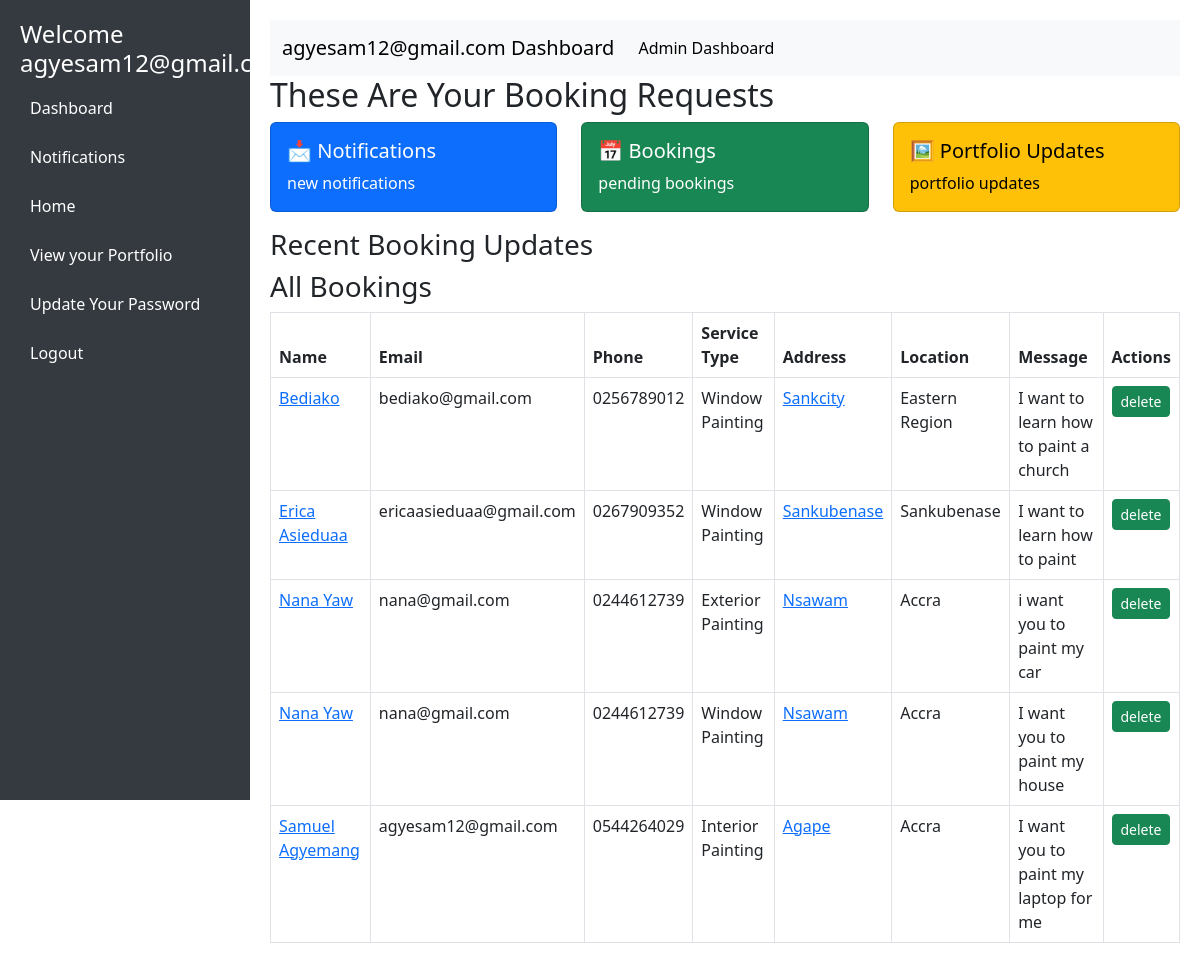
Page /booking_requests (signed in) on the committed database.
### paint/models.py (models this page shows, shortened)
class User(AbstractUser):
    user_id = IntegerIDField(unique=True, editable=False, primary_key=True)
    full_name = models.CharField(max_length=60, null=True, blank=True)
    photo = ResizedImageField(size=[500, 500], default='media/user.jpg', upload_to='users/')
    phone_number = models.CharField(max_length=20, blank=False, null=True)
    address = models.CharField(max_length=255, blank=False, null=True)
    email = models.EmailField(blank=False, unique=True, null=True)
    is_user = models.BooleanField(default=False)
    is_worker = models.BooleanField(default=False)
    is_admin = models.BooleanField(default=False)
    is_verified = models.BooleanField(default=False)
    bio = CKEditor5Field(config_name='extends', max_length=200, blank=True, default="Hi there,...")
    otp = models.CharField(max_length=4, blank=True, null=True)
    allow_sms = models.BooleanField(default=True)
    USERNAME_FIELD = 'email'
    REQUIRED_FIELDS = ['username']

class ContactRequest(models.Model):
    contact_request_id = IntegerIDField(unique=True, editable=False, primary_key=True)
    name = models.CharField(max_length=255)
    email = models.EmailField()
    phone = models.CharField(max_length=15, blank=True, null=True)
    service_type = models.CharField(max_length=100, choices=BOOKING_SERVICE_TYPE, default='Cabinet Painting')
    address = models.CharField(max_length=200, null=True, blank=True)
    location = models.CharField(max_length=200, null=True, blank=True)
    message = models.TextField(null=True)
    created_at = models.DateTimeField(auto_now_add=True)
    class Meta:
        ordering = ['-created_at']

### paint/views.py (the view)
# urls.py: path('booking_requests', views.booking_requests, name='booking_requests'),
def booking_requests(request):
    if not request.user.is_admin:
        messages.info(request, f"You are not authorized to access this page")
        return redirect("signin")
    bookings  = ContactRequest.objects.all()
    context = {'bookings':bookings}
    return render(request, 'bookings.html', context)

### paint/templates/bookings.html (shortened to what this page needs)
<!DOCTYPE html>
<html lang="en">
<head>
    <link href="https://cdn.jsdelivr.net/npm/bootstrap@5.3.0/dist/css/bootstrap.min.css" rel="stylesheet">
</head>
<body>
    <div class="sidebar">
        <h4>Welcome {{request.user.email}}</h4>
        <a href="{% url 'admin_dashboard' %}">Dashboard</a>
        <a href="{% url 'DisplayNotifications' %}">Notifications</a>
        <a href="{% url 'home' %}">Home</a>
        <a href="{% url 'portfolio_lists' %}">View your Portfolio</a>
        <a href="{% url 'update_password' %}">Update Your Password</a>
        <a href="{% url 'signout' %}">Logout</a>
    </div>
    <div class="content">
        <nav class="navbar navbar-expand-lg navbar-light bg-light">
            <div class="container-fluid">
                <a class="navbar-brand" href="#">{{request.user.email}} Dashboard</a>
                <div class="collapse navbar-collapse" id="navbarSupportedContent">
                    <ul class="navbar-nav me-auto mb-2 mb-lg-0">
                        <li class="nav-item">
                            <a class="nav-link active" aria-current="page" href="{% url 'admin_dashboard' %}">Admin Dashboard</a>
                        </li>
                    </ul>
                    <ul class="navbar-nav ms-auto mb-2 mb-lg-0">
                        <li class="nav-item">
                            <a class="nav-link position-relative notification-icon" href="{% url 'DisplayNotifications' %}">
                            </a>
                        </li>
                    </ul>
                </div>
            </div>
        </nav>
        <h2 id="dashboard">These Are Your Booking Requests</h2>
        <div class="row">
            <div class="col-md-4">
                <div class="card text-bg-primary mb-3">
                    <div class="card-body">
                        <h5 class="card-title">📩 Notifications</h5>
                        <p class="card-text">{{ total_notifications }} new notifications</p>
                    </div>
                </div>
            </div>
            <div class="col-md-4">
                <div class="card text-bg-success mb-3">
                    <div class="card-body">
                        <h5 class="card-title">📅 Bookings</h5>
                        <p class="card-text">{{ pending_bookings.count }} pending bookings</p>
                    </div>
                </div>
            </div>
            <div class="col-md-4">
                <div class="card text-bg-warning mb-3">
                    <div class="card-body">
                        <h5 class="card-title">🖼 Portfolio Updates</h5>
                        <p class="card-text">{{ portfolio_updates.count }} portfolio updates</p>
                    </div>
                </div>
            </div>
        </div>
        <h3 id="portfolio">Recent Booking Updates</h3>
        <h3 id="bookings">All  Bookings</h3>
        <table class="table table-bordered">
            <thead>
                <tr>
                    <th>Name</th>
                    <th>Email</th>
                    <th>Phone</th>
                    <th>Service Type</th>
                    <th>Address</th>
                    <th>Location</th>
                    <th>Message</th>
                    <th>Actions</th>
                </tr>
            </thead>
            <tbody>
                {% for booking in bookings %}
                <tr>
                    <td><a href="{% url 'admin_view_booking_request_details' booking.pk %}">{{ booking.name }}</a></td>
                    <td>{{ booking.email }}</td>
                    <td>{{ booking.phone }}</td>
                    <td>{{ booking.service_type }}</td>
                    <td><a href="{% url 'admin_view_booking_request_details' booking.pk %}">{{ booking.address }}</a></td>
                    <td>{{ booking.location }}</td>
                    <td>{{ booking.message }}</td>
                    <td>
                        <a href="{% url 'admin_delete_booking_request' booking.pk %}"class="btn btn-success btn-sm">delete</a>
                    </td>
                </tr>
                {% endfor %}
            </tbody>
        </table>
    </div>
</body>
</html>

### paint/templates/bookings.html (style rules this page uses)
body { display: flex; }
.sidebar { width: 250px; height: 100vh; background: #343a40; color: white; padding: 20px; position: fixed; }
.sidebar a { color: white; text-decoration: none; display: block; padding: 10px; margin: 5px 0; }
.content { margin-left: 250px; padding: 20px; width: 100%; }
.notification-icon { position: relative; }

### rows in the picture
User: user.email "agyesam12@gmail.com"
ContactRequest: name "Bediako", email "bediako@gmail.com", phone "0256789012", service_type "Window Painting", address "Sankcity", location "Eastern Region", message "I want to learn how to paint a church"
ContactRequest: name "Erica Asieduaa", email "ericaasieduaa@gmail.com", phone "0267909352", service_type "Window Painting", address "Sankubenase", location "Sankubenase", message "I want to learn how to paint"
ContactRequest: name "Nana Yaw", email "nana@gmail.com", phone "0244612739", service_type "Exterior Painting", address "Nsawam", location "Accra", message "i want you to paint my car"
ContactRequest: name "Nana Yaw", email "nana@gmail.com", phone "0244612739", service_type "Window Painting", address "Nsawam", location "Accra", message "I want you to paint my house"
ContactRequest: name "Samuel Agyemang", email "agyesam12@gmail.com", phone "0544264029", service_type "Interior Painting", address "Agape", location "Accra", message "I want you to paint my laptop for me"
